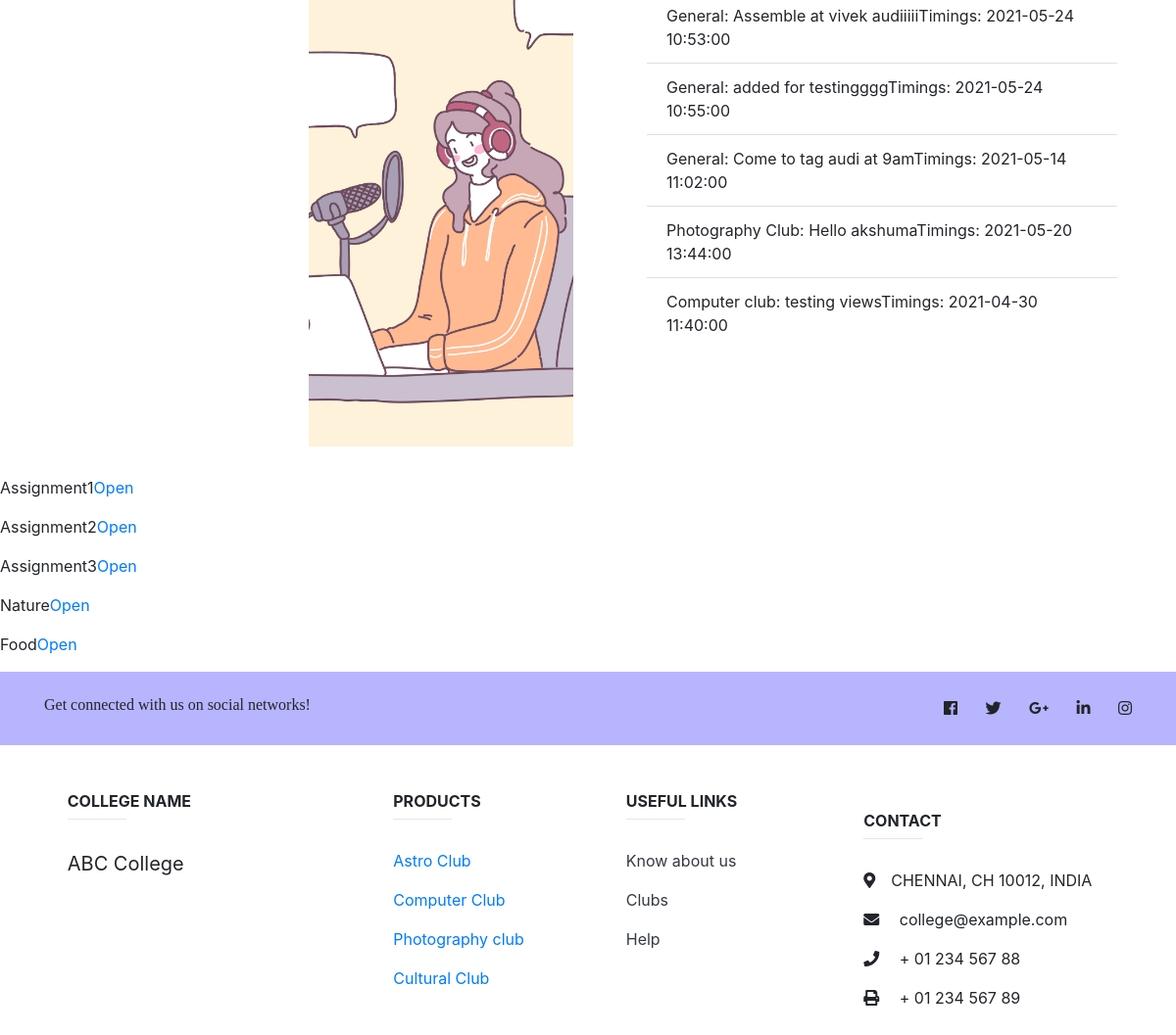
Before: /announcements.php (signed in, lower part) with the older database file.
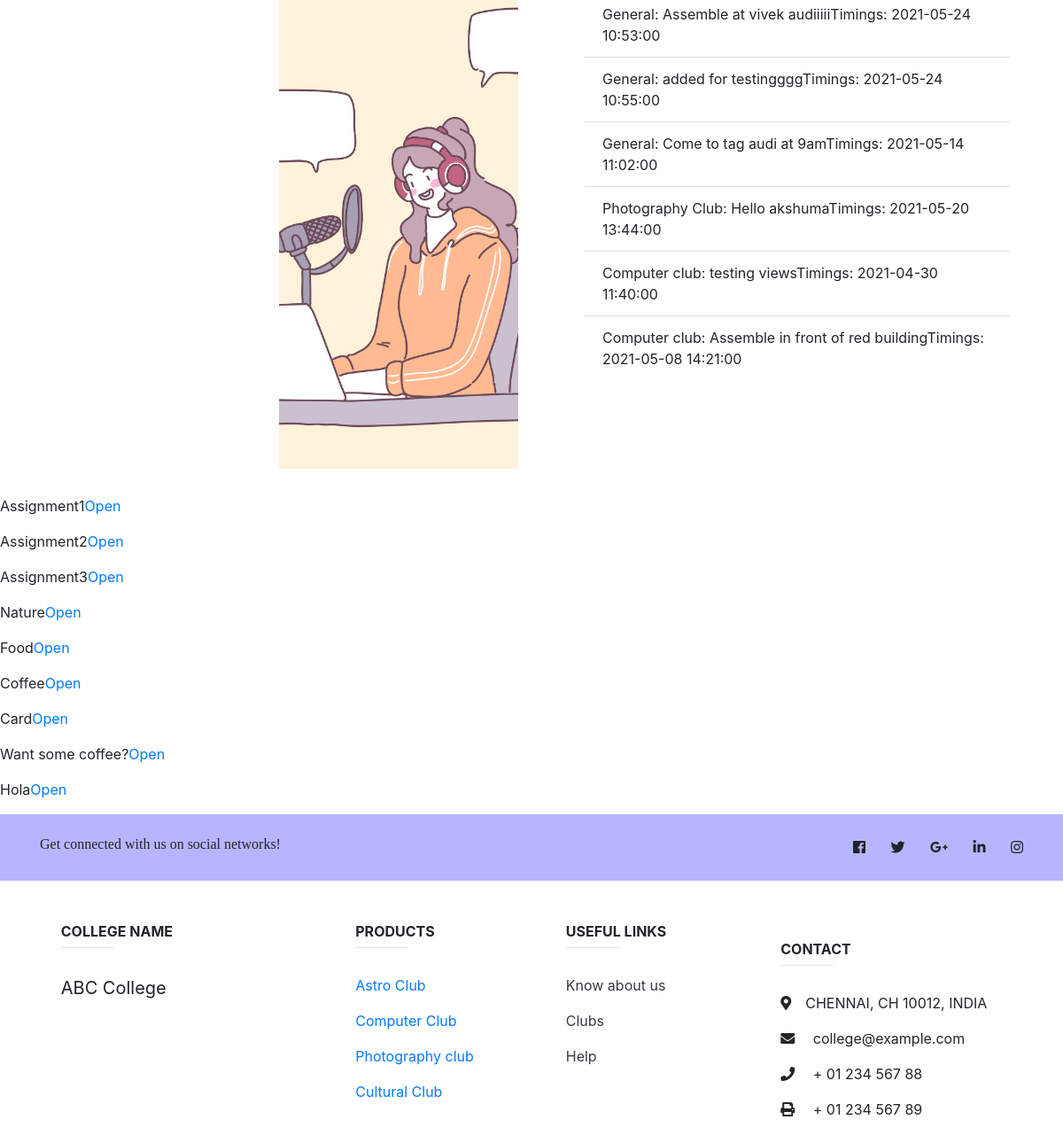
After: the same page with the newer database file.
### tables this page shows
CREATE TABLE `announcements_info` (
  `id` int(11) NOT NULL,
  `club_id` varchar(10) NOT NULL,
  `info` text NOT NULL,
  `description` varchar(50) NOT NULL
);

### announcements.php (the view, shortened to what this page needs)
<?php
if(isset($_SESSION['login'])){
include 'db.php';
$sql = "SELECT * FROM ann_display";
$result = mysqli_query($con,$sql);
?>
<!doctype html>
<html lang="en">
  <head>
    <link rel="stylesheet" href="https://maxcdn.bootstrapcdn.com/bootstrap/4.0.0/css/bootstrap.min.css">
    <link rel = "stylesheet" href = "announcement.css">
    <link
      rel="stylesheet"
      href="https://use.fontawesome.com/releases/v5.7.0/css/all.css"
    />
  </head>
  <body>
    <div class="menu container-fluid">
      <div class="row">
        <div class="col-lg-6 grid">
          <div>
          </div>
          <div>
            <img src="Images/Gridimg4.jpg" alt="gimg4" class="fgrid" />
          </div>
        </div>
        <div class="col-lg-6 flexContainer">
          <div class="menuCon">
            <div class = "ideas">
          <div class="card container-fluid ideasd">
            <ul class="list-group list-group-flush">
              <?php
                while($row = mysqli_fetch_assoc($result)){
              ?>
              <li class  ="list-group-item"><?php echo $row['club_name'].":  ";?><?php echo $row['events']."Timings: ";?><?php echo $row['dates'];?></li>
              <?php } ?>
            </ul>
          </div>
        </div>
      </div>
    </div>
   </div>
 </div>
  <?php
  $sql = "SELECT * FROM announcements_info";
  $result = mysqli_query($con,$sql);
  while($row = mysqli_fetch_assoc($result)){?>
     <p><?php echo $row['description'];?><a href="<?php echo $row['info'];?>">Open</a></p>
  <?php
  }
  ?>
</body>
</html>
<?php include "footer.php"; }
else{
  echo "<script>";
  echo "alert('Access Denied');";
  echo "window.location.href = 'index.php';";
  echo "</script>";
}?>

Changed rows visible on the page:
added announcements_info: description "Coffee"
added announcements_info: description "Card"
added announcements_info: description "Want some coffee?"
added announcements_info: description "Hola"
Other visible differences:
new list line: "Computer club : Assemble in front of red building Timings: 2021-05-08 14:21:00"
